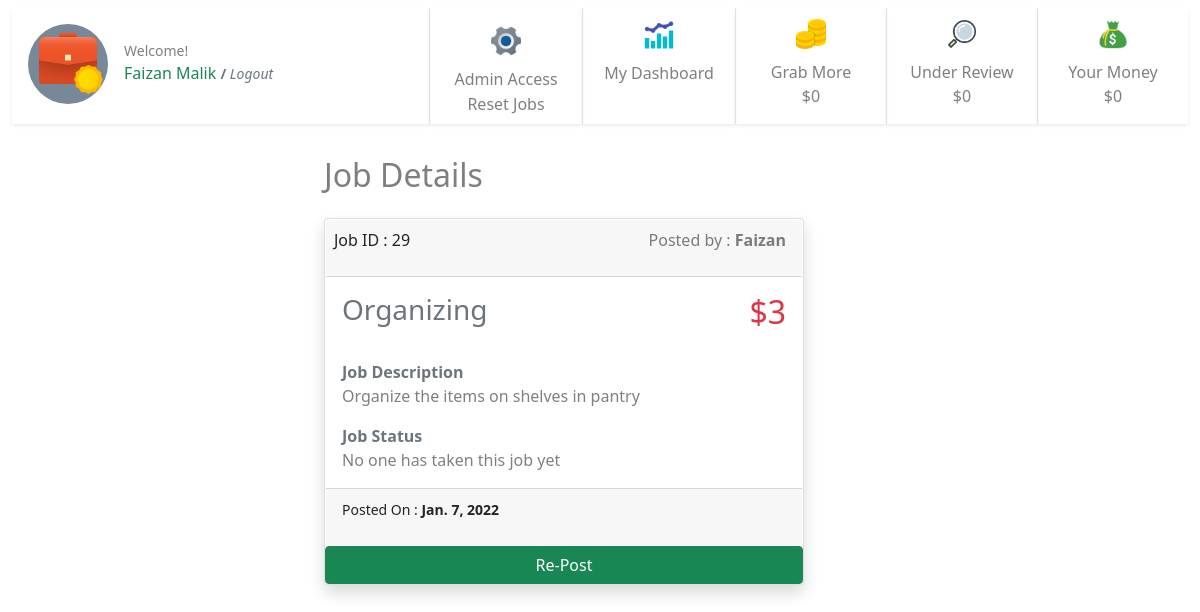
Page /29/ (signed in) on the committed database.
### jobs/models.py (models this page shows, shortened)
class JobPost(models.Model):
    job_title = models.CharField(max_length=200)
    publish_date = models.DateTimeField('date published', auto_now_add=True)
    job_is_template = models.BooleanField(default=False)
    job_detail = models.CharField(max_length=200)
    job_price = models.IntegerField(default=0)
    job_taken = models.BooleanField(default=False)
    job_under_review = models.BooleanField(default=False)
    job_passed_review = models.BooleanField(default=False)
    job_taken_date = models.DateTimeField('date job taken', null=True, blank=True)
    job_done = models.BooleanField(default=False)
    job_done_date = models.DateTimeField('date job completed', null=True, blank=True)
    job_taker = models.ForeignKey(User, on_delete=models.CASCADE, null=True, blank=True, related_name='job_user')
    job_creator = models.ForeignKey(User, on_delete=models.CASCADE, null=True, blank=True, related_name='job_author')
    job_rejected_by_admin = models.BooleanField(default=False)
    job_expired = models.BooleanField(default=False)
    job_paid = models.BooleanField(default=False)
    job_payment_id = models.ForeignKey(Payments, on_delete=models.CASCADE, null=True, blank=True, related_name='job_payment_id')

### jobs/views.py (the view)
# urls.py: path('<int:pk>/', views.detail, name='detail'),
@login_required
def detail(request, pk):
    print(pk)
    detail = get_object_or_404(JobPost, pk=pk)
    template = loader.get_template('jobs/detail.html')
    if request.user == 'AnonymousUser':
        usr = "None"
    else:
        usr = request.user
    context = {
    'detail': detail,
    'user': usr,
     }
    return HttpResponse(template.render(context, request))

### jobs/templates/jobs/detail.html (shortened to what this page needs)
{% extends "jobs/base.html" %} {% block user %} {{user.first_name}} {{user.last_name}} {% endblock user %} {% block detail %} {% load static %}
<div class="container-fluid">
    {% if detail %}
    <div class="row justify-content-center">
        <div class="col-6 ">
            <h2 class="py-3 text-start text-black-50">Job Details</h2>
            <div class="card mb-4 shadow " style="width: 30rem;">
                <a class="btn p-0" href="../" style="width: 100%;">
                    <div class="card-body p-0">
                        <div class="card-header d-flex ps-2 m-0 bg-gray  justify-content-between">
                            Job ID : {{detail.id}}
                            <p class="text-black-50 ">Posted by : <strong>{{detail.job_creator.first_name}}</strong> </p>
                        </div>
                        <div class="d-flex justify-content-between">
                            <h3 class="card-title pb-1 p-3 text-secondary">{{ detail.job_title }}</h3>
                            <h2 class="text-danger pb-1 p-3">${{detail.job_price}}</h2>
                        </div>
                        <div class="py-0 p-3 text-start">
                            <strong class="text-secondary">Job Description</strong>
                            <p class="text-black-50">{{detail.job_detail}}</p>
                            <strong class="text-secondary">Job Status</strong> {% if detail.job_done %}
                            <p class="text-black-50">This job is done by <strong>{{detail.job_taker.first_name}}</strong> </p>
                            {% elif detail.job_taken %}
                            <p class="text-black-50">This job is taken by <strong>{{detail.job_taker.first_name}}</strong> </p>
                            {% else %}
                            <p class="text-black-50">No one has taken this job yet</p>
                            {% endif %}
                        </div>
                    </div>
                    <div class="card-footer bg-gray mt-0 text-dark-50 text-start">
                        <p><small class="card-text ">Posted On : <strong> {{detail.publish_date.date}}</strong></small></p>
                    </div>
                </a>
                {% if request.user.is_staff %}
                <div class="d-flex ">
                    <a class="btn btn-success align-self-center mr-2" href="{% url 'jobs:repost_job' detail.id%}" style="width: 100%;">Re-Post</a>
                </div>{% endif %}
            </div>
        </div>
    </div>
    {% else %}
    <div class="card-body">
        <h2 class="card-title">No data available.</h2>
    </div>
    {% endif %}
</div>
{% endblock detail %} {% block sidebar %}
<div class="d-flex flex-row " style="">
    <div class="d-flex flex-row ">
        {% if user.is_staff %}
        <div class=" mt-2 mb-2 text-center align-content-center border-start shadow-sm">
            <a class="btn p-0" href="./admin/" style="width: 100%;">
                <div class="" style="width: 150px;">
                    <img class="m-2" src="{% static 'jobs/admin.png'%}" style="width: 36px; height: 36px;" alt="Card image">
                    <div class="">
                        <p class="m-0 text-black-50 fs-6">Admin Access</p>
                        <form id="3" class="m-0 p-0" action="{% url 'jobs:mark_not_done' %}" method='post'>
                            <input type="submit" value="Reset Jobs" class="btn text-black-50 m-0 p-0" style="">
                        </form>
                    </div>
                </div>
            </a>
        </div>
        {% endif %}
        <div class=" mt-2 mb-2  text-center border-start shadow-sm">
            <a class="btn p-0" style="width: 100%;" href="{% url 'jobs:dashboard' %}">
                <div class="" style="width: 150px;">
                    <img class="m-2" src="{% static 'jobs/dashboard.png' %}" style="width: 36px; height: 36px;" alt="Card image">
                    <div class="">
                        <p class="m-0 text-black-50 fs-6">My Dashboard</p>
                    </div>
                </div>
            </a>
        </div>
        <div class=" mt-2 mb-2  text-center border-start shadow-sm">
            <div class="" style="width: 150px;">
                <img class="m-2" src="{% static 'jobs/unclaimed.png'%}" style="width: 36px; height: 36px;" alt="Card image">
                <div class="">
                    <p class="m-0 text-black-50 fs-6">Grab More</p> {% if unclaimed.job_price__sum != None %}
                    <p class="text-black-50 fs-6">${{unclaimed.job_price__sum}}</p>
                    {% else %}
                    <p class="text-black-50 fs-6">$0</p>
                    {% endif %}
                </div>
            </div>
        </div>
        <div class=" mt-2 mb-2  text-center border-start shadow-sm">
            <div class="" style="width: 150px;">
                <img class="m-2" src="{% static 'jobs/underreview.png'%}" style="width: 36px; height: 36px;" alt="Card image">
                <div class="">
                    <p class="m-0 text-black-50">Under Review</p> {% if my_money_under_review_this_month.job_price__sum != None %}
                    <p class="text-black-50 fs-6">${{my_money_under_review_this_month.job_price__sum}}</p>
                    {% else %}
                    <p class="text-black-50 fs-6">$0</p>
                    {% endif %}
                </div>
            </div>
        </div>
        <div class=" mt-2 mb-2  text-center border-start shadow-sm">
            <div class="" style="width: 150px;">
                <img class="m-2" src="{% static 'jobs/mymoney.png'%}" style="width: 36px; height: 36px;" alt="Card image">
                <div class="">
                    <p class="m-0 text-black-50">Your Money</p> {% if my_total_this_mont.job_price__sum != None %}
                    <p class="text-black-50 fs-6">${{my_total_this_mont.job_price__sum}}</p>
                    {% else %}
                    <p class="text-black-50 fs-6">$0</p>
                    {% endif %}
                </div>
            </div>
        </div>
    </div>
</div>
<div> {% endblock sidebar %}

### rows in the picture
JobPost: id "29", job_creator.first_name "Faizan", job_title "Organizing", job_price "3", job_detail "Organize the items on shelves in pantry", publish_date "Jan. 7, 2022"

### other values in the picture
{{ user.first_name }} "Faizan"
{{ user.last_name }} "Malik"
